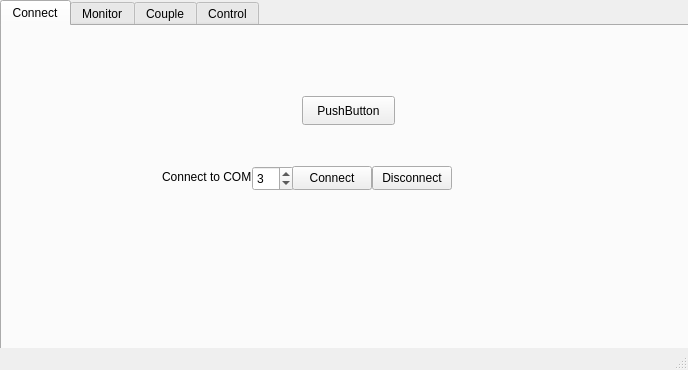
<?xml version="1.0" encoding="UTF-8"?>
<ui version="4.0">
 <class>MainWindow</class>
 <widget class="QMainWindow" name="MainWindow">
  <property name="geometry">
   <rect>
    <x>0</x>
    <y>0</y>
    <width>688</width>
    <height>370</height>
   </rect>
  </property>
  <property name="windowTitle">
   <string>MainWindow</string>
  </property>
  <widget class="QWidget" name="centralwidget">
   <widget class="QTabWidget" name="tabWidget">
    <property name="geometry">
     <rect>
      <x>0</x>
      <y>0</y>
      <width>691</width>
      <height>371</height>
     </rect>
    </property>
    <property name="tabPosition">
     <enum>QTabWidget::North</enum>
    </property>
    <property name="currentIndex">
     <number>0</number>
    </property>
    <widget class="QWidget" name="connectTab">
     <attribute name="title">
      <string>Connect</string>
     </attribute>
     <widget class="QLabel" name="ComLabel">
      <property name="geometry">
       <rect>
        <x>160</x>
        <y>140</y>
        <width>91</width>
        <height>21</height>
       </rect>
      </property>
      <property name="text">
       <string>Connect to COM:</string>
      </property>
     </widget>
     <widget class="QSpinBox" name="ComSpinBox">
      <property name="geometry">
       <rect>
        <x>250</x>
        <y>140</y>
        <width>42</width>
        <height>25</height>
       </rect>
      </property>
      <property name="value">
       <number>3</number>
      </property>
     </widget>
     <widget class="QPushButton" name="ComButton">
      <property name="geometry">
       <rect>
        <x>290</x>
        <y>140</y>
        <width>80</width>
        <height>24</height>
       </rect>
      </property>
      <property name="text">
       <string>Connect</string>
      </property>
     </widget>
     <widget class="QPushButton" name="ComDisButton">
      <property name="geometry">
       <rect>
        <x>370</x>
        <y>140</y>
        <width>80</width>
        <height>24</height>
       </rect>
      </property>
      <property name="text">
       <string>Disconnect</string>
      </property>
     </widget>
     <widget class="QPushButton" name="pushButton">
      <property name="geometry">
       <rect>
        <x>300</x>
        <y>70</y>
        <width>93</width>
        <height>29</height>
       </rect>
      </property>
      <property name="text">
       <string>PushButton</string>
      </property>
     </widget>
    </widget>
    <widget class="QWidget" name="moniotorTab">
     <attribute name="title">
      <string>Monitor</string>
     </attribute>
     <widget class="QLabel" name="ledStatusDongle1">
      <property name="geometry">
       <rect>
        <x>30</x>
        <y>70</y>
        <width>151</width>
        <height>201</height>
       </rect>
      </property>
      <property name="styleSheet">
       <string notr="true">background-color: black;</string>
      </property>
      <property name="text">
       <string>LED</string>
      </property>
     </widget>
     <widget class="QLabel" name="ledStatusDongle2">
      <property name="geometry">
       <rect>
        <x>260</x>
        <y>70</y>
        <width>151</width>
        <height>201</height>
       </rect>
      </property>
      <property name="styleSheet">
       <string notr="true">background-color: black;</string>
      </property>
      <property name="text">
       <string>LED</string>
      </property>
     </widget>
     <widget class="QLabel" name="ledStatusDongle3">
      <property name="geometry">
       <rect>
        <x>490</x>
        <y>70</y>
        <width>151</width>
        <height>201</height>
       </rect>
      </property>
      <property name="styleSheet">
       <string notr="true">background-color: black;</string>
      </property>
      <property name="text">
       <string>LED</string>
      </property>
     </widget>
     <widget class="QLabel" name="labelDongle1">
      <property name="geometry">
       <rect>
        <x>30</x>
        <y>50</y>
        <width>49</width>
        <height>16</height>
       </rect>
      </property>
      <property name="text">
       <string>Dongle 1</string>
      </property>
     </widget>
     <widget class="QLabel" name="labelDongle2">
      <property name="geometry">
       <rect>
        <x>260</x>
        <y>50</y>
        <width>49</width>
        <height>16</height>
       </rect>
      </property>
      <property name="text">
       <string>Dongle 2</string>
      </property>
     </widget>
     <widget class="QLabel" name="labelDongle3">
      <property name="geometry">
       <rect>
        <x>490</x>
        <y>50</y>
        <width>49</width>
        <height>16</height>
       </rect>
      </property>
      <property name="text">
       <string>Dongle 3</string>
      </property>
     </widget>
    </widget>
    <widget class="QWidget" name="coupleTab">
     <attribute name="title">
      <string>Couple</string>
     </attribute>
     <widget class="QPushButton" name="ButtonCouple">
      <property name="geometry">
       <rect>
        <x>530</x>
        <y>20</y>
        <width>81</width>
        <height>21</height>
       </rect>
      </property>
      <property name="text">
       <string>Couple</string>
      </property>
     </widget>
     <widget class="QGroupBox" name="groupBoxButton">
      <property name="geometry">
       <rect>
        <x>40</x>
        <y>100</y>
        <width>111</width>
        <height>141</height>
       </rect>
      </property>
      <property name="title">
       <string>Button</string>
      </property>
      <layout class="QVBoxLayout" name="verticalLayout_2">
       <item>
        <widget class="QRadioButton" name="radioButton1">
         <property name="text">
          <string>Dongle 1</string>
         </property>
        </widget>
       </item>
       <item>
        <widget class="QRadioButton" name="radioButton2">
         <property name="text">
          <string>Dongle 2</string>
         </property>
        </widget>
       </item>
       <item>
        <widget class="QRadioButton" name="radioButton3">
         <property name="text">
          <string>Dongle 3</string>
         </property>
        </widget>
       </item>
       <item>
        <widget class="QRadioButton" name="radioButton4">
         <property name="text">
          <string>None</string>
         </property>
        </widget>
       </item>
      </layout>
     </widget>
     <widget class="QGroupBox" name="groupBoxLed">
      <property name="geometry">
       <rect>
        <x>190</x>
        <y>100</y>
        <width>111</width>
        <height>141</height>
       </rect>
      </property>
      <property name="title">
       <string>Led</string>
      </property>
      <layout class="QVBoxLayout" name="verticalLayout">
       <item>
        <widget class="QRadioButton" name="radioLed1">
         <property name="text">
          <string>Dongle 1</string>
         </property>
        </widget>
       </item>
       <item>
        <widget class="QRadioButton" name="radioLed2">
         <property name="text">
          <string>Dongle 2</string>
         </property>
        </widget>
       </item>
       <item>
        <widget class="QRadioButton" name="radioLed3">
         <property name="text">
          <string>Dongle 3</string>
         </property>
        </widget>
       </item>
       <item>
        <widget class="QRadioButton" name="radioLed4">
         <property name="text">
          <string>None</string>
         </property>
        </widget>
       </item>
      </layout>
     </widget>
     <widget class="QGroupBox" name="groupBoxGroups">
      <property name="geometry">
       <rect>
        <x>350</x>
        <y>100</y>
        <width>101</width>
        <height>121</height>
       </rect>
      </property>
      <property name="title">
       <string>Groups</string>
      </property>
      <layout class="QVBoxLayout" name="verticalLayout_3">
       <item>
        <widget class="QRadioButton" name="radioGroup1">
         <property name="text">
          <string>Group 1</string>
         </property>
        </widget>
       </item>
       <item>
        <widget class="QRadioButton" name="radioGroup2">
         <property name="text">
          <string>Group 2</string>
         </property>
        </widget>
       </item>
       <item>
        <widget class="QRadioButton" name="radioGroup3">
         <property name="text">
          <string>Group 3</string>
         </property>
        </widget>
       </item>
      </layout>
     </widget>
     <widget class="QTextBrowser" name="textBrowser1">
      <property name="geometry">
       <rect>
        <x>470</x>
        <y>60</y>
        <width>191</width>
        <height>231</height>
       </rect>
      </property>
     </widget>
    </widget>
    <widget class="QWidget" name="controlTab">
     <attribute name="title">
      <string>Control</string>
     </attribute>
     <widget class="QPushButton" name="ButtonDongle1">
      <property name="geometry">
       <rect>
        <x>140</x>
        <y>40</y>
        <width>80</width>
        <height>24</height>
       </rect>
      </property>
      <property name="text">
       <string>On/ Off</string>
      </property>
     </widget>
     <widget class="QPushButton" name="ButtonDongle2">
      <property name="geometry">
       <rect>
        <x>280</x>
        <y>40</y>
        <width>80</width>
        <height>24</height>
       </rect>
      </property>
      <property name="text">
       <string>On/ Off</string>
      </property>
     </widget>
     <widget class="QPushButton" name="ButtonDongle3">
      <property name="geometry">
       <rect>
        <x>420</x>
        <y>40</y>
        <width>80</width>
        <height>24</height>
       </rect>
      </property>
      <property name="text">
       <string>On/ Off</string>
      </property>
     </widget>
     <widget class="QLabel" name="labelDongle1_2">
      <property name="geometry">
       <rect>
        <x>140</x>
        <y>20</y>
        <width>49</width>
        <height>16</height>
       </rect>
      </property>
      <property name="text">
       <string>Dongle 1</string>
      </property>
     </widget>
     <widget class="QLabel" name="labelDongle2_2">
      <property name="geometry">
       <rect>
        <x>280</x>
        <y>20</y>
        <width>49</width>
        <height>16</height>
       </rect>
      </property>
      <property name="text">
       <string>Dongle 2</string>
      </property>
     </widget>
     <widget class="QLabel" name="labelDongle3_2">
      <property name="geometry">
       <rect>
        <x>420</x>
        <y>20</y>
        <width>49</width>
        <height>16</height>
       </rect>
      </property>
      <property name="text">
       <string>Dongle 3</string>
      </property>
     </widget>
     <widget class="QTextBrowser" name="textBrowser">
      <property name="geometry">
       <rect>
        <x>190</x>
        <y>90</y>
        <width>256</width>
        <height>192</height>
       </rect>
      </property>
     </widget>
    </widget>
   </widget>
  </widget>
  <widget class="QStatusBar" name="statusbar"/>
  <action name="actiong">
   <property name="text">
    <string>g</string>
   </property>
  </action>
 </widget>
 <resources/>
 <connections/>
</ui>
